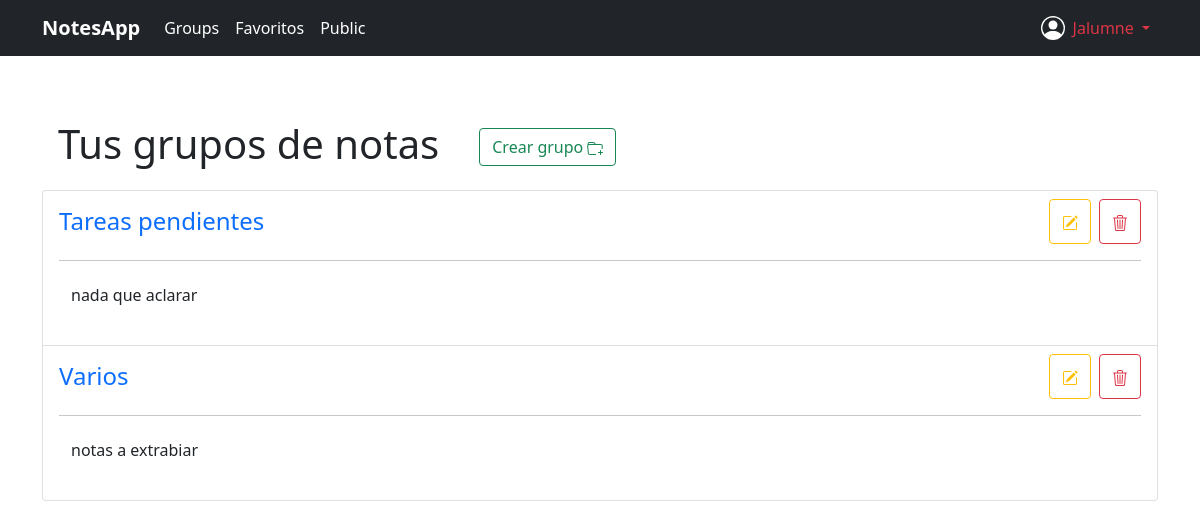
/myapp/groups/ (signed in), run on the app's committed database.
### myapp/models.py (models this page shows, shortened)
class NotesGroup(models.Model):
    title = models.CharField(null=False, max_length=50)
    description = models.TextField()
    user = models.ForeignKey(User, on_delete=models.CASCADE, null=True)

### myapp/views.py (the view)
# urls.py: path('groups/', notesGroups, name='notes_groups'),
@login_required
@require_GET
def notesGroups(request: HttpRequest):
    notesGroups = NotesGroup.objects.all()
    return render(request, 'notes_groups.html', {"notes_groups_list": notesGroups})

### myapp/templates/notes_groups.html (shortened to what this page needs)
{% extends 'base.html' %}
{% block content %}
<div class="container">
    <header class="d-flex flex-wrap">
        <h1 class="text-center m-3">Tus grupos de notas</h1>
        <button type="button" class="btn btn-outline-success m-4" data-bs-toggle="modal" data-bs-target="#create_group_modal">
            Crear grupo
            <i>
            </i>
        </button>
    </header>
    <table>
        <ul class="list-group">
            {% for notes_group in notes_groups_list %}
                {% if notes_group.user == user %}
                    <li class="list-group-item">
                        <header class="d-flex flex-wrap">
                            <h4 class="flex-grow-1 mt-2"><a class="text-decoration-none" href="/myapp/group/{{ notes_group.id }}">{{ notes_group.title }}</a></h4>
                            <button type="button" class="btn btn-outline-warning me-2" data-bs-toggle="modal" data-bs-target="#update_group_modal{{ notes_group.id }}">
                            </button>
                            <button type="button" class="btn btn-outline-danger" data-bs-toggle="modal" data-bs-target="#delete_group_modal{{ notes_group.id }}">
                            </button>
                        </header>
                        <hr>
                        <form id="{{ notes_group.id }}" action={% url 'notes_groups_update' notes_group.id %} method="post">
                            <textarea style="resize: none; border: 0px;" class="form-control" name="description" onchange="document.getElementById({{ notes_group.id }}).submit()">{{ notes_group.description }}</textarea>
                        </form>
                    </li>
                {% endif %}
            {% endfor %}
        </ul>
    </table>
</div>
{% endblock %}

### myapp/templates/base.html (shortened to what this page needs)
{% load static %}
<!DOCTYPE html>
<html lang="en">
<head>
    <link rel="stylesheet" href={% static 'css/bootstrap.min.css' %}>
</head>
<body>
    <div class="mb-5">
        <nav class="navbar navbar-expand-lg bg-dark navbar-dark">
            <div class="container">
                <a class="navbar-brand fw-bold bs-body-light" href={% url 'home' %}>NotesApp</a>
                <div class="collapse navbar-collapse" id="navbarSupportedContent">
                    <ul class="navbar-nav me-auto mb-2 mb-lg-0">
                        {% if not user.is_authenticated %}
                            <li class="nav-item">
                                <a class="nav-link active" aria-current="page" href={% url 'login' %}>Login</a>
                            </li>
                            <li class="nav-item">
                                <a class="nav-link active" aria-current="page" href={% url 'register' %}>Register</a>
                            </li>
                        {% else %}
                            <li class="nav-item">
                                <a class="nav-link active" aria-current="page" href={% url 'notes_groups' %}>Groups</a>
                            </li>
                            <li class="nav-item">
                                <a class="nav-link active" aria-current="page" href={% url 'favourite_notes' user.id %}>Favoritos</a>
                            </li>
                            <li class="nav-item">
                                <a class="nav-link active" aria-current="page" href={% url 'public_notes' %}>Public</a>
                            </li>
                        {% endif %}
                    </ul>
                </div>
                {% if user.is_authenticated %}
                    <div class="collapse navbar-collapse">
                        <ul class="navbar-nav ms-auto mb-lg-0">
                            <li class="nav-item">
                                <i>
                                </i>
                            </li>
                            <li class="nav-item dropdown">
                                <a class="nav-link dropdown-toggle {% if user.is_staff %}text-danger{% endif %}" href="#" id="navbarDropdownMenuLink" role="button" data-bs-toggle="dropdown" aria-expanded="false">
                                    {{ user }}
                                </a>
                            </li>
                        </ul>
                    </div>
                {% endif %}
            </div>
        </nav>
    </div>
    {% block content %}
    {% endblock %}
</body>
</html>

### data on the page
NotesGroup: title "Tareas pendientes", description "nada que aclarar"
NotesGroup: title "Varios", description "notas a extrabiar"

### other printed values
{{ user }} "Jalumne"
